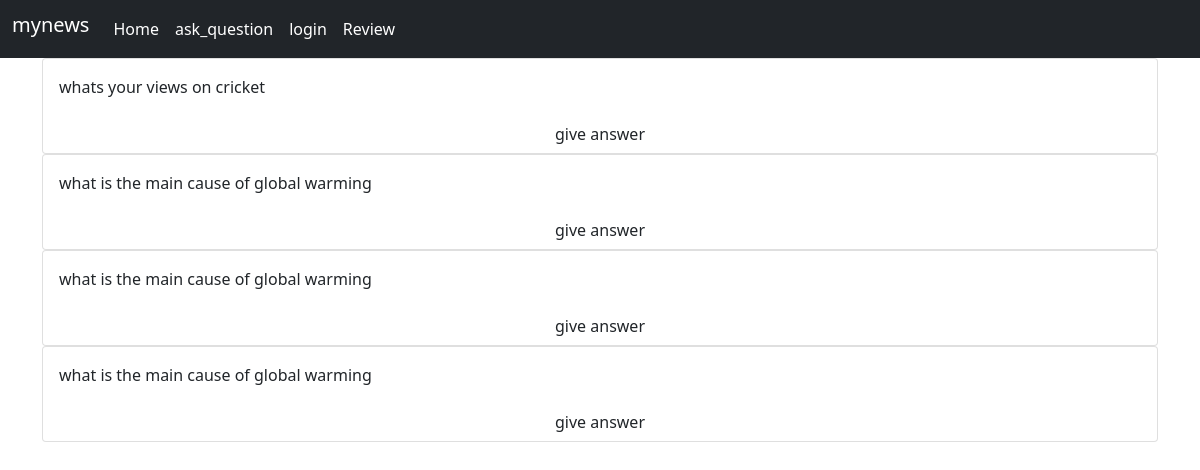
/home/forums/, run on the app's committed database.
### home/models.py (models this page shows, shortened)
class ask_question(models.Model):
    question=models.CharField(max_length=256)
    comment=models.ManyToManyField(settings.AUTH_USER_MODEL, through='comments')
    created_at=models.DateTimeField(auto_now_add=True)
    updated_at=models.DateTimeField(auto_now=True)

### home/views.py (the view)
# urls.py: path('forums/',views.forum.as_view(),name='forum'),
class forum(ListView):
    model=ask_question
    template_name='home/forums.html'
    context_object_name="forums"

### home/templates/home/forums.html
{% extends 'basic_bootstrap.html' %}
{% block content %}
{% if  forums %}
{% for question in forums %}
<li style="list-style: none;">
<div class="card">
  <div class="card-body">
   {{question.question}}
  </div>
<a class='btn' href={% url 'forum_detail' question.id %} roll='button'>give answer</a>
</div>
</li>
{% endfor %}
{% else %}
<h1>there are no question yet</h1>
{% endif %}
{% endblock content %}

### data on the page
ask_question: question "whats your views on cricket"
ask_question: question "what is the main cause of global warming"
ask_question: question "what is the main cause of global warming"
ask_question: question "what is the main cause of global warming"
